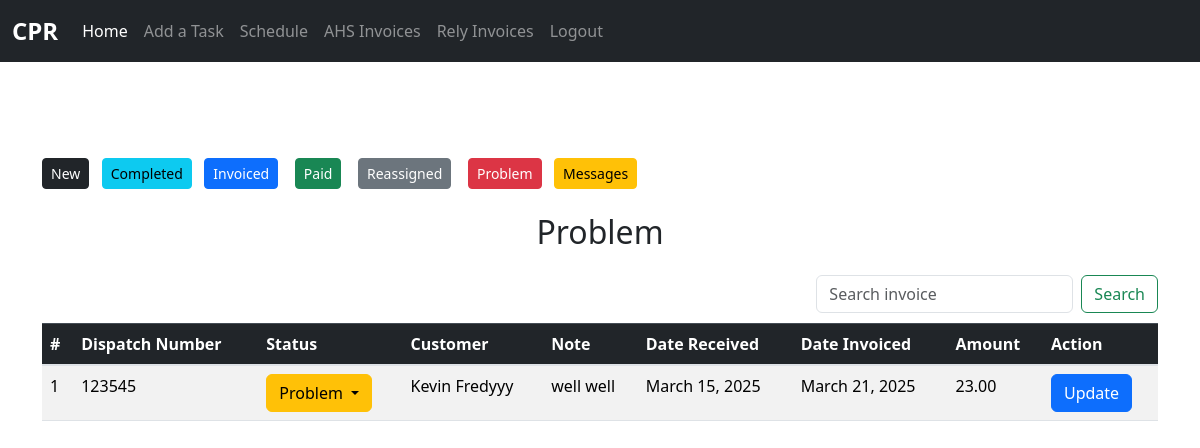
Before: /rely/rely_invoice_problem (signed in) with the older database file.
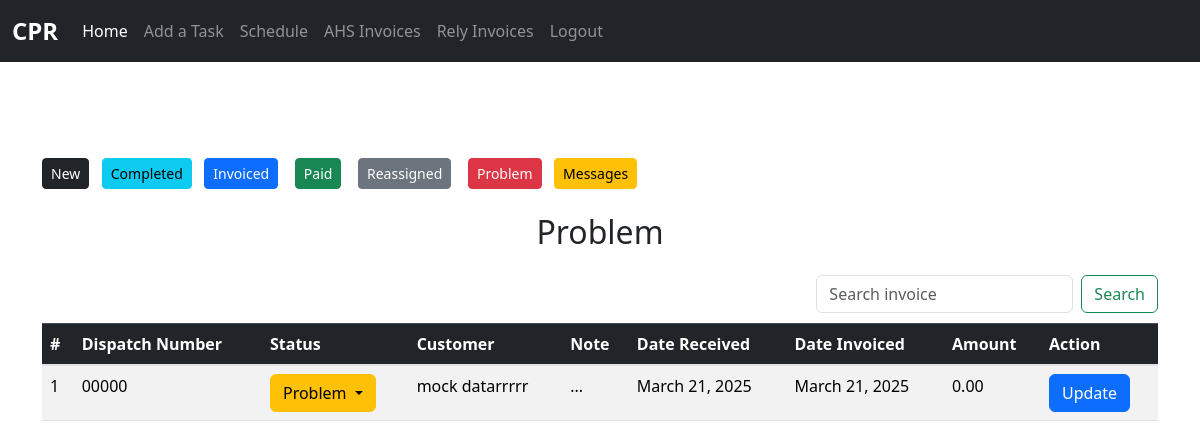
After: the same page with the newer database file.
### rely_invoice/models.py (models this page shows, shortened)
class RelyProblem(models.Model):
	dispatch_number = models.CharField(max_length=50, blank=True, null=True)
	status = models.ForeignKey(Status, null=True, blank=True, on_delete=models.SET_NULL)
	customer = models.CharField(max_length=50, blank=True, null=True)
	date_received = models.DateField(default=timezone.now)  # Date the invoice was received
	date_invoiced = models.DateField(default=timezone.now)  # Date the invoice was invoiced
	note = models.TextField(blank=False, null=False)
	amount = models.DecimalField(max_digits=20, decimal_places=2, blank=True, null=True)
	date_paid = models.DateField(default=timezone.now)
	class Meta:
		verbose_name_plural = "Rely Problem"

class Status(models.Model):
	name = models.CharField(max_length=50, blank=True, null=False)

### rely_invoice/views.py (the view)
# urls.py: path('rely_invoice_problem', views.rely_invoice_problem, name="rely_invoice_problem"),
@login_required(login_url='login')
def rely_invoice_problem(request):
    all_invoice = RelyProblem.objects.all().order_by('-id')
    all_statuses = Status.objects.all()
    search_results = None
    if request.method == "POST":
        inv_data = request.POST.get('inv_data', '').strip()
        messages.success(request, f"You searched {inv_data}")
        if inv_data:
            search_results = RelyProblem.objects.filter(dispatch_number__icontains=inv_data) | \
                             RelyProblem.objects.filter(customer__icontains=inv_data)
    context = {
        "all_invoice": all_invoice,
        "all_statuses": all_statuses,
        'search_results':search_results
    }
    return render(request, 'rely_problem.html', context)

### rely_invoice/templates/rely_problem.html (shortened to what this page needs)
{% extends 'base.html' %}
{% block content %}
	<div class="container mt-5">
		{% include 'rely_nav.html' %}
		<h2 style="text-align: center;" class="mb-4">Problem</h2>
	    	<div class="table-responsive">
	    		<form style="float:right;" method="POST" class="form-inline my-2 my-lg-0">
				    <input name="inv_data" class="form-control mr-sm-2" type="search" placeholder="Search invoice" aria-label="Search">
				    <button class="btn btn-outline-success my-2 my-sm-0" type="submit">Search</button>
				</form>
				<br><br>
                <table class="table table-striped">
                    <thead class="table-dark">
                        <tr>
                            <th>#</th>
                            <th>Dispatch Number</th>
                            <th>Status</th>
                            <th>Customer</th>
                            <th>Note</th>
                            <th>Date Received</th>
                            <th>Date Invoiced</th>
                            <th>Amount</th>
                            <th>Action</th>
                        </tr>
                    </thead>
                    <tbody>
                        {% if search_results is None %}
                            {% for invoice in all_invoice %}
                            <tr>
                                <td>{{ forloop.counter }}</td>
                                <td>{{ invoice.dispatch_number }}</td>
                                <td>
                				    <div class="dropdown">
                				        <button class="btn btn-warning dropdown-toggle" data-bs-toggle="dropdown">
                				            {{ invoice.status.name }}
                				        </button>
                				    </div>
                				</td>
                                <td>{{ invoice.customer }}</td>
                                <td>{{ invoice.note }}</td>
                                <td>{{ invoice.date_received }}</td>
                                <td>{{ invoice.date_invoiced }}</td>
                                <td>{{ invoice.amount }}</td>
                                <td><a class="btn btn-primary" href="{% url 'update_problem_invoice' invoice.id %}">Update</a></td>
                            </tr>
                            {% empty %}
                            <tr>
                                <td colspan="6" class="text-center">No invoices available.</td>
                            </tr>
                            {% endfor %}
                        {% endif %}
                    </tbody>
                </table>
	    	</div>
	</div>
{% endblock %}

Changed rows visible on the page:
removed RelyProblem: dispatch_number "123545", status.name "Problem", customer "Kevin Fredyyy", note "well well", date_received "March 15, 2025", date_invoiced "March 21, 2025", amount "23.00"
added RelyProblem: dispatch_number "00000", status.name "Problem", customer "mock datarrrrr", note "...", date_received "March 21, 2025", date_invoiced "March 21, 2025", amount "0.00"
